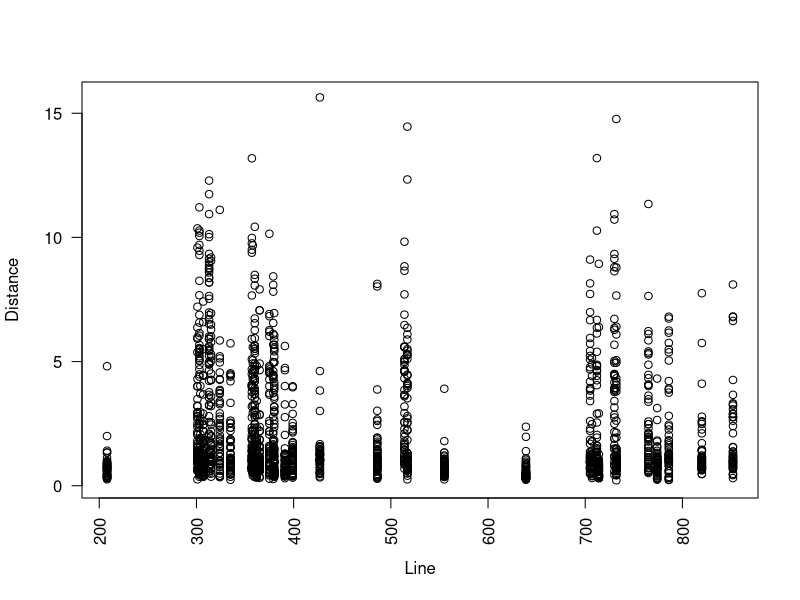
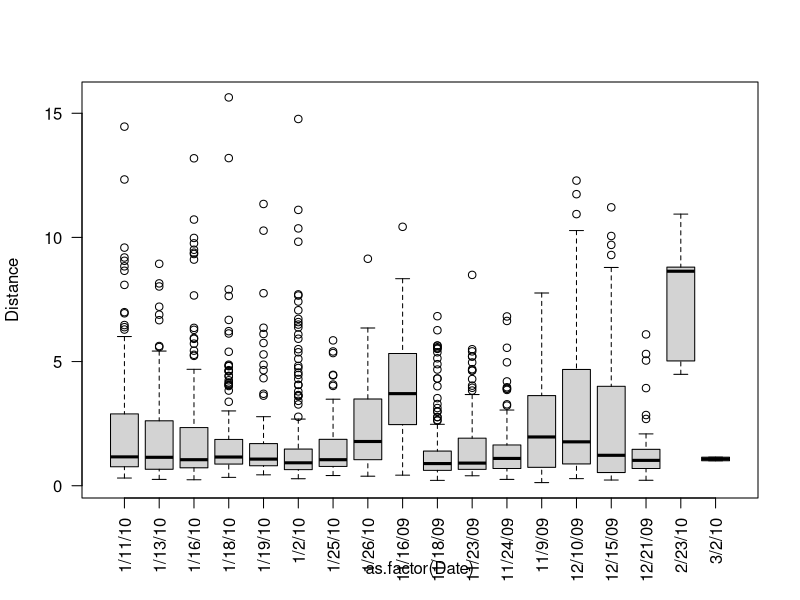
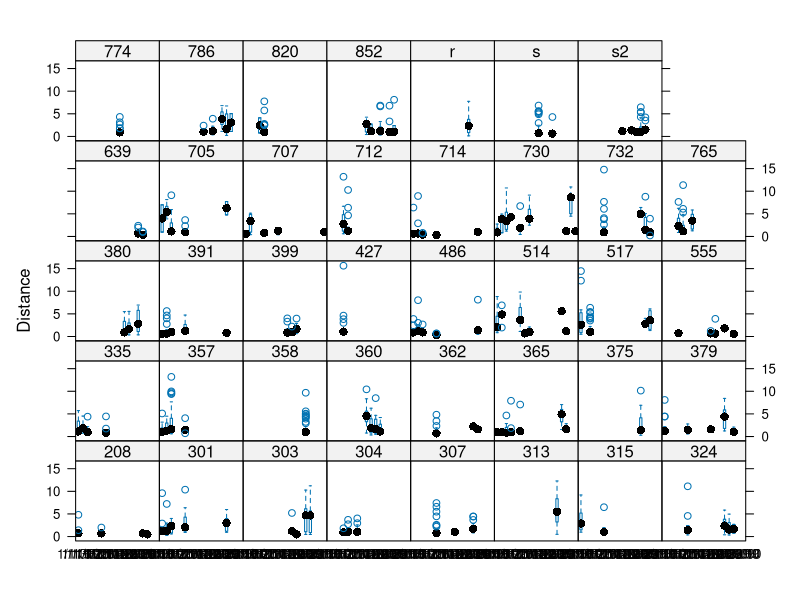
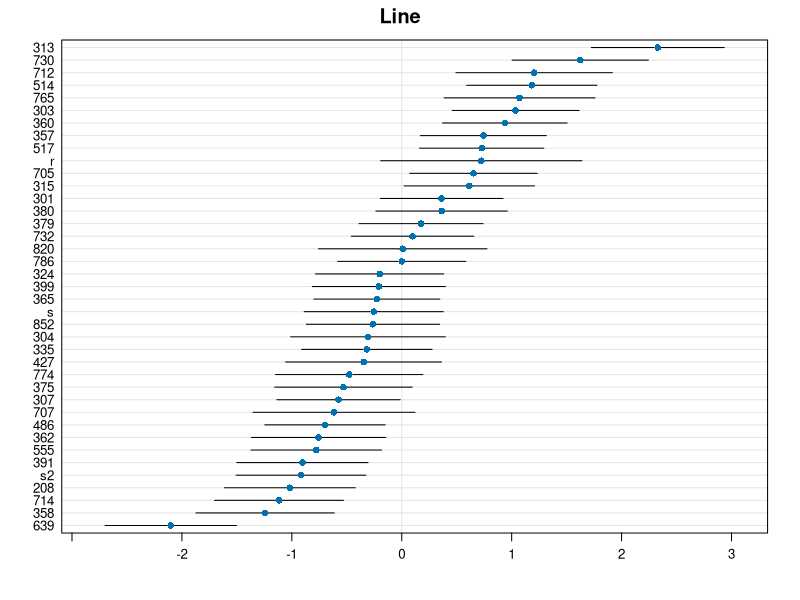
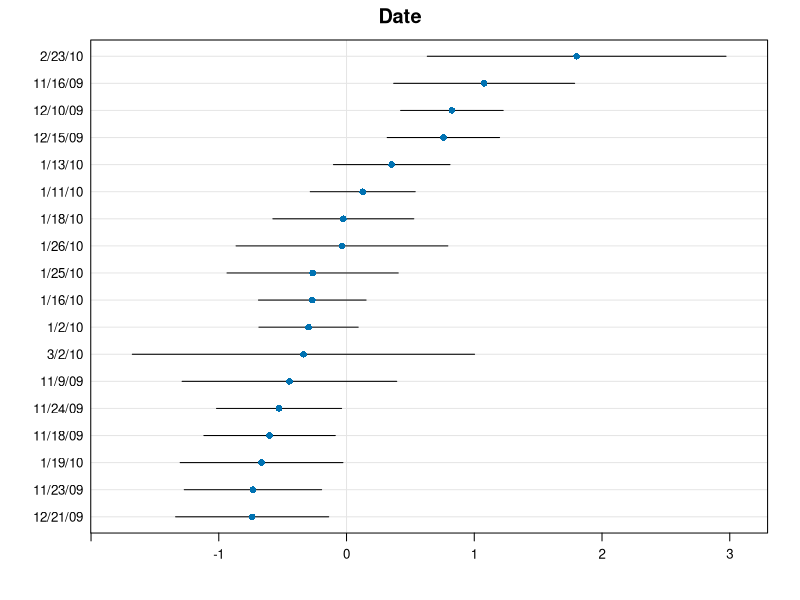
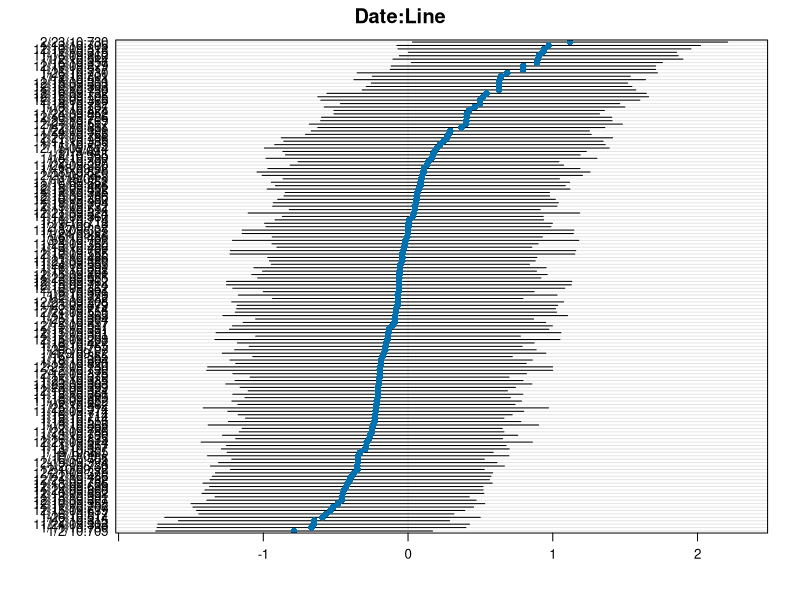
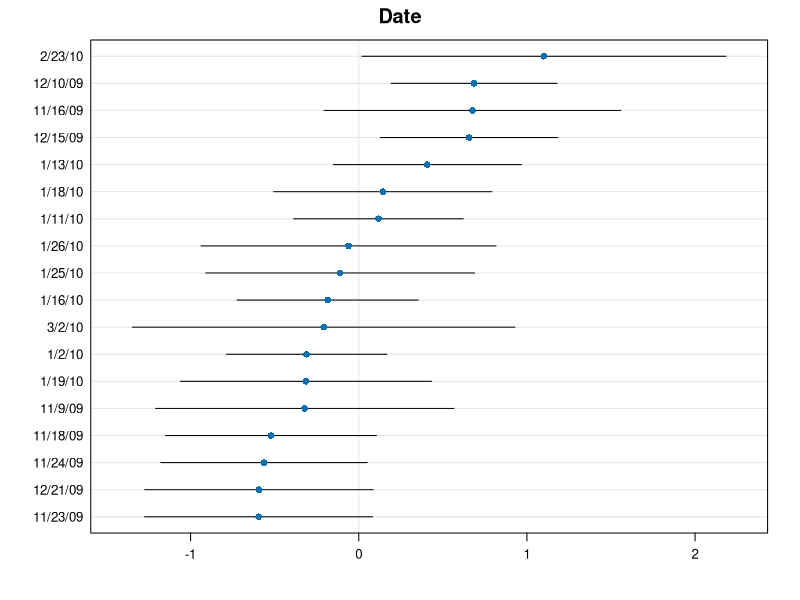
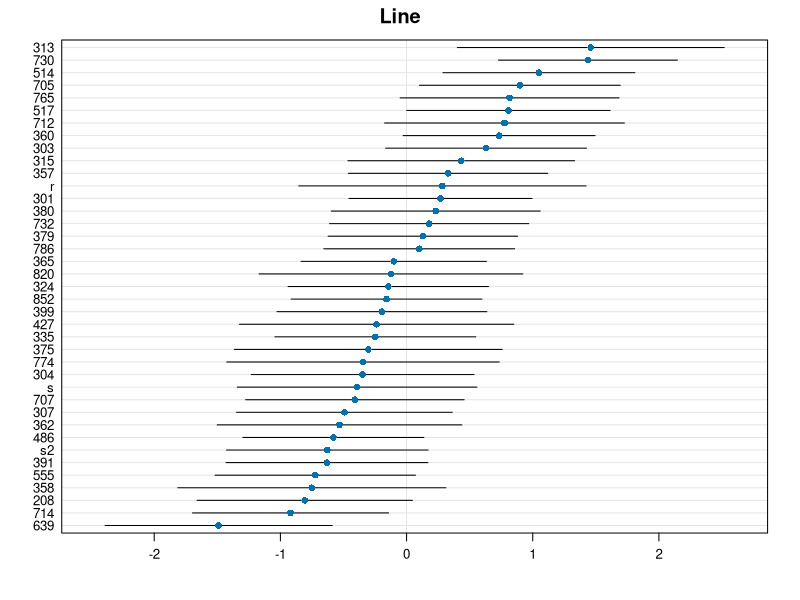

Write R code to recreate these figures, in order.

## ----libraries-----------------------------------------------------------
require(Rcpp)
require(lme4)
require(lattice)


## ----get_data_in---------------------------------------------------------
tk_path_lengths <- read.csv("../TurnerKern_data/TurnerKernForaging.csv", h=T)

# Checking data input
summary(tk_path_lengths)
str(tk_path_lengths)
head(tk_path_lengths)
tail(tk_path_lengths)

# Checking to see if there is any missing data
colSums(is.na(tk_path_lengths))


## ----tables_date---------------------------------------------------------
table(tk_path_lengths$Date) 


## ----tables_line---------------------------------------------------------
table(tk_path_lengths$Line) 


## ----tables_line_date----------------------------------------------------
table(tk_path_lengths[,1:2]) 


## ----boxplot_line--------------------------------------------------------
plot(Distance ~ Line, data=tk_path_lengths, las=2)


## ----boxplot_date--------------------------------------------------------
plot(Distance ~ as.factor(Date), data=tk_path_lengths, las=2)


## ----bwplot_line_date----------------------------------------------------
bwplot(Distance ~ as.factor(Date)|Line, data=tk_path_lengths, las=2)


## ----mixed_mod1----------------------------------------------------------
tk_path_lengths$Temp_c <- scale(tk_path_lengths$Temp, center=TRUE, scale=FALSE)

mod1 <- lmer(Distance ~ Temp_c + (1|Date) + (1|Line), data=tk_path_lengths, REML=TRUE)

# Let's take a look at the summary from this model.

summary(mod1)


## ----blup_plot_line------------------------------------------------------
dotplot(ranef(mod1,condVar=TRUE),
              scales = list(x = list(relation = 'free')), strip=FALSE)[["Line"]]


## ----blup_plot_date------------------------------------------------------
dotplot(ranef(mod1,condVar=TRUE),
              scales = list(x = list(relation = 'free')), strip=FALSE)[["Date"]]


## ----model_checks--------------------------------------------------------
mod1_noDate <- lmer(Distance ~ Temp_c + (1|Line), data=tk_path_lengths, REML=TRUE)
mod1_noLine <- lmer(Distance ~ Temp_c + (1|Date), data=tk_path_lengths, REML=TRUE)
mod1_noTemp <- lmer(Distance ~ 1 + (1|Date) + (1|Line), data=tk_path_lengths, REML=TRUE)


## ----model_check2--------------------------------------------------------
mod2 <- lmer(Distance ~ Temp_c + (1|Line) + (1|Date) + (1|Date:Line), data=tk_path_lengths, REML=TRUE)


## ----date_line_plot------------------------------------------------------
dotplot(ranef(mod2,condVar=TRUE),
              scales = list(x = list(relation = 'free')), strip=FALSE)[["Date:Line"]]


## ----plots_from_interaction_model----------------------------------------
dotplot(ranef(mod2,condVar=TRUE),
              scales = list(x = list(relation = 'free')), strip=FALSE)[["Date"]]
dotplot(ranef(mod2,condVar=TRUE),
              scales = list(x = list(relation = 'free')), strip=FALSE)[["Line"]]


## ----model_examination---------------------------------------------------
AIC(mod1, mod1_noDate, mod1_noLine, mod1_noTemp, mod2)
BIC(mod1, mod1_noDate, mod1_noLine, mod1_noTemp, mod2)
logLik(mod1)
logLik(mod1_noDate)
logLik(mod1_noLine)


## ----confint-------------------------------------------------------------
CI_mod1 <- confint(mod1)
CI_mod1


## ----internal_checks-----------------------------------------------------
coef_mod1 <- coef(mod1)
lines_mod1 <- as.data.frame(coef_mod1$Line[,1])
rownames(lines_mod1) <- rownames(coef_mod1$Line)

# confirming that the above coefs are the BLUPs + intercept. Confirmed...
ranef_mod1 <- ranef(mod1)
lines_ranef_mod1 <- unlist(ranef_mod1$Line)
cor(lines_mod1, lines_ranef_mod1)
plot(lines_mod1[,1], lines_ranef_mod1, pch=20)


## ----blups_line_means----------------------------------------------------
# This computes raw line means, ignoring sample sizes or dates.
line_means <- tapply(tk_path_lengths$Distance, INDEX=tk_path_lengths$Line, FUN=mean)

cor(line_means,lines_mod1)
plot(line_means,lines_mod1[,], pch=20)


## ----multicolin----------------------------------------------------------
# estimate in lm
mod3_lm <- lm(Distance ~ 1 + Temp_c + Line + Date, data=tk_path_lengths)
mod3_lm_noDate <- lm(Distance ~ 1 + Temp_c + Line, data=tk_path_lengths)
mod3_lm_noLine <- lm(Distance ~ 1 + Temp_c + Date, data=tk_path_lengths)


## ----condNum-------------------------------------------------------------
ConditionNumber <- function(model.x=model.object){
	x <- model.matrix(model.x)
    eigen.x <- eigen(t(x)%*%x)
    sqrt(max(eigen.x$values)/min(eigen.x$values))
}


## ----condNum_checks------------------------------------------------------
ConditionNumber(mod3_lm)
ConditionNumber(mod3_lm_noDate)
ConditionNumber(mod3_lm_noLine)


## ----vif-----------------------------------------------------------------
car::vif(mod3_lm) 
car::vif(mod3_lm_noDate)
car::vif(mod3_lm_noLine) 


## ----read_check_ms-------------------------------------------------------
ms_path_lengths <- read.csv("../TurnerKern_data/MS_DGRP_foraging.csv", h=T)

# Checking data input
summary(ms_path_lengths)
str(ms_path_lengths)
head(ms_path_lengths)
tail(ms_path_lengths)

# Checking to see if there is any missing data
colSums(is.na(ms_path_lengths))


## ----tables_data_ms------------------------------------------------------
table(ms_path_lengths$Day) 


## ----tables_lines_ms-----------------------------------------------------
table(ms_path_lengths$Line) 


## ----tables_lines_days_ms------------------------------------------------
table(ms_path_lengths[,c(1,4)])


## ----boxplot_line_ms-----------------------------------------------------
plot(Pathlengthx2 ~ Line, data=ms_path_lengths, las=2, 
    main="boxplot of path lengths for each line, unadjusted")


## ----boxplot_Day_ms------------------------------------------------------
plot(Pathlengthx2 ~ as.factor(Day), data=ms_path_lengths, las=2,
    main="boxplot of path lengths for each Day, unadjusted")


## ----bwplot_line_day_ms--------------------------------------------------
bwplot(Pathlengthx2 ~ as.factor(Day)|Line, data=ms_path_lengths, las=2)


## ----mod1_ms-------------------------------------------------------------
ms_mod1 <- lmer(Pathlengthx2 ~ 1 + (1|Day) + (1|Line), data=ms_path_lengths, REML=TRUE)

# Let's look at some summaries.
summary(ms_mod1)


## ----plots_blups1_ms-----------------------------------------------------
dotplot(ranef(ms_mod1,condVar=TRUE), strip=FALSE,
              scales = list(x = list(relation = 'free')))[["Line"]]


## ----plots_blups2_ms-----------------------------------------------------
dotplot(ranef(ms_mod1,condVar=TRUE), strip=FALSE,
              scales = list(x = list(relation = 'free')))[["Day"]]


## ----colinearity_ms------------------------------------------------------
ms_mod1_lm <- lm(Pathlengthx2 ~ 1 + as.factor(Day) + Line, data=ms_path_lengths)

ConditionNumber(ms_mod1_lm)
car::vif(ms_mod1_lm) 


## ----compare_between_sets------------------------------------------------
# Some set up (not really necessary)
ms_mod1_coef <- coef(ms_mod1)
ms_line <- as.data.frame(ms_mod1_coef$Line)
colnames(ms_line) <- "blup"

line_names <- as.character(rownames(ms_line))

rownames(ms_line)[34] <- "r"
rownames(ms_line)[35] <- "s"

ms_line <- as.data.frame(cbind(ms_line, line_names))
tt_line <- as.data.frame(cbind(lines_mod1, names =rownames(lines_mod1)))

merged_data <- merge(ms_line,lines_mod1,by="row.names")


## ----compare_plot1-------------------------------------------------------
plot(merged_data[,c(2,4)], xlab="Sokolowski", ylab="Turner_Kern", pch=20,
    main="Correlation of BLUPs for DGRP lines as measured across two labs")

# Consistent with plot the data is only moderately correlated.
cor.test(x=merged_data[,2], y=merged_data[,4])


## ----compare_line_means_across-------------------------------------------
tt_line_means <- tapply(tk_path_lengths$Distance, INDEX=tk_path_lengths$Line, FUN=mean)
ms_line_means <- tapply(ms_path_lengths$Pathlengthx2, INDEX=ms_path_lengths$Line, FUN=mean)
rownames(ms_line_means)[34] <- "r"
rownames(ms_line_means)[35] <- "s"

merged_line_means <- merge(tt_line_means, ms_line_means, by="row.names")
cor.test(merged_line_means[,2], merged_line_means[,3])

plot(merged_line_means[,c(3,2)], pch=20,
    main="Correlation of line means (unadjusted) for DGRP lines as measured across two labs",
    xlab="Sokolowski", ylab="Turner_Kern")


